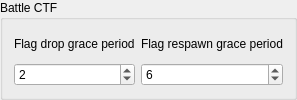
                                  <widget class="QGroupBox" name="groupBox_29">
                                   <property name="title">
                                    <string>Battle CTF</string>
                                   </property>
                                   <layout class="QGridLayout" name="gridLayout_50">
                                    <item row="2" column="2">
                                     <widget class="QSpinBox" name="Ctf_flagrespawn_graceperiodInput">
                                      <property name="maximum">
                                       <number>15</number>
                                      </property>
                                      <property name="value">
                                       <number>6</number>
                                      </property>
                                     </widget>
                                    </item>
                                    <item row="2" column="1">
                                     <widget class="QSpinBox" name="Ctf_flagdrop_graceperiodInput">
                                      <property name="maximum">
                                       <number>3</number>
                                      </property>
                                      <property name="value">
                                       <number>2</number>
                                      </property>
                                     </widget>
                                    </item>
                                    <item row="1" column="1">
                                     <widget class="QLabel" name="label_38">
                                      <property name="text">
                                       <string>Flag drop grace period</string>
                                      </property>
                                     </widget>
                                    </item>
                                    <item row="1" column="2">
                                     <widget class="QLabel" name="label_39">
                                      <property name="text">
                                       <string>Flag respawn grace period</string>
                                      </property>
                                     </widget>
                                    </item>
                                   </layout>
                                  </widget>
